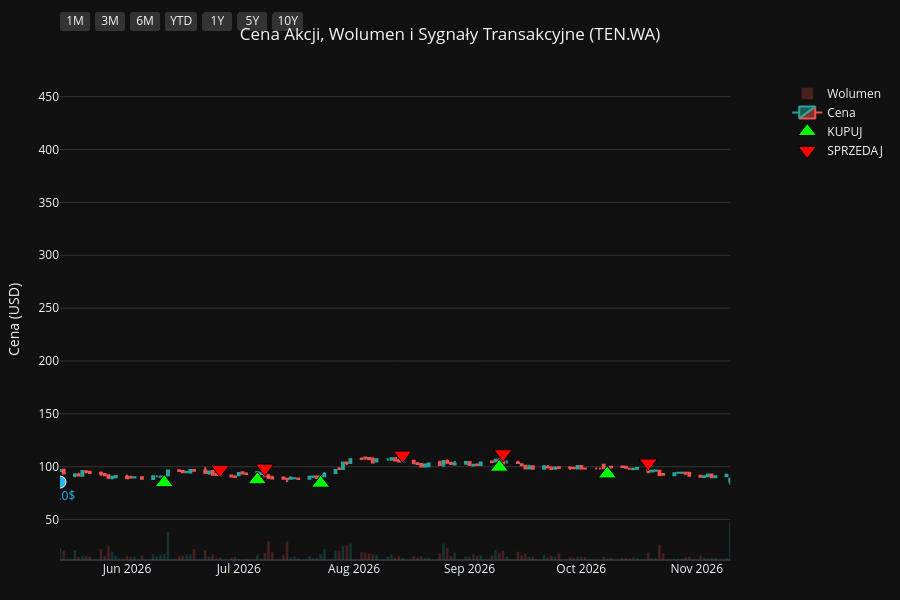
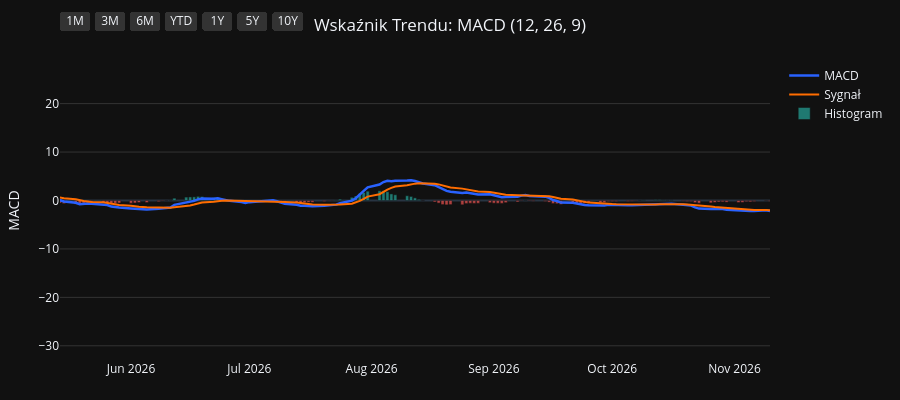
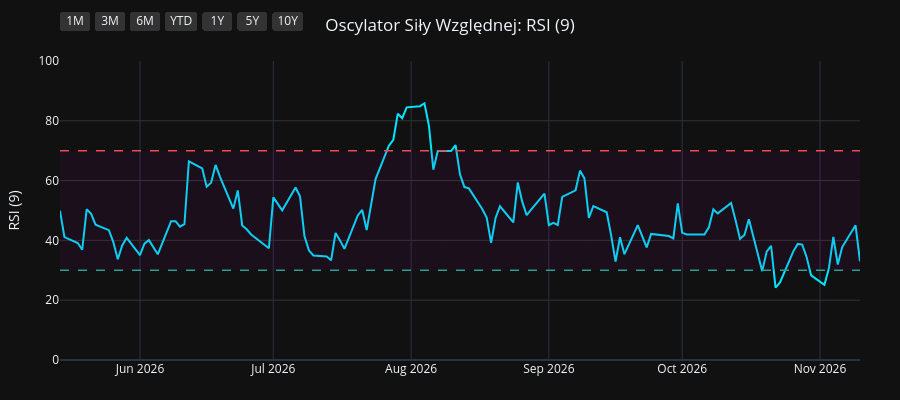
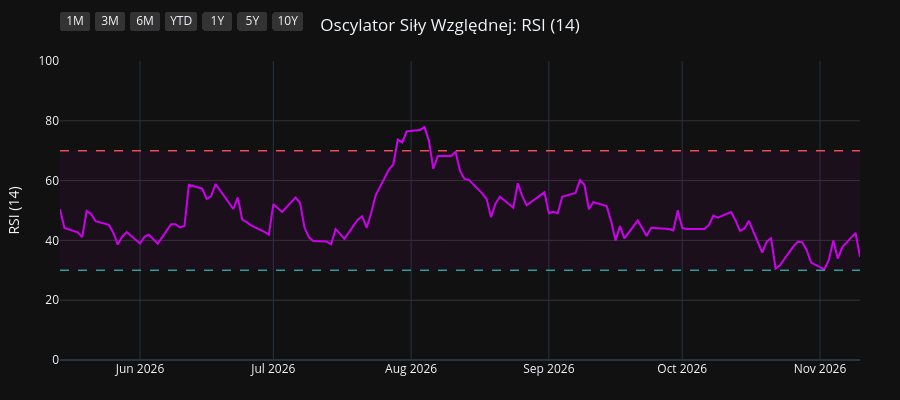

Source (notebook cell) for these figures, in order:
### Code cell
import os
import yfinance as yf
import pandas as pd
import pandas_ta as ta
import plotly.graph_objects as go
from plotly.subplots import make_subplots

# 1. Pobranie i przygotowanie danych
symbol = os.environ.get("STOCK_TICKER", "").strip().upper()
if not symbol:
    raise RuntimeError("Set STOCK_TICKER before running price_extractor.ipynb")
df = yf.Ticker(symbol).history(period="10y")
df.index = df.index.tz_localize(None)

# Wskaźniki i sygnały
df.ta.macd(fast=12, slow=26, signal=9, append=True)
df.ta.rsi(length=9, append=True)
df.ta.rsi(length=14, append=True)
df.ta.rsi(length=21, append=True)
df.dropna(inplace=True)

macd = df['MACD_12_26_9']
signal = df['MACDs_12_26_9']
wczorajszy_macd = macd.shift(1)
wczorajszy_signal = signal.shift(1)

df['Decyzja'] = 'BRAK'
df.loc[(macd > signal) & (wczorajszy_macd <= wczorajszy_signal), 'Decyzja'] = 'KUPUJ'
df.loc[(macd < signal) & (wczorajszy_macd >= wczorajszy_signal), 'Decyzja'] = 'SPRZEDAJ'

df_kupuj = df[df['Decyzja'] == 'KUPUJ']
df_sprzedaj = df[df['Decyzja'] == 'SPRZEDAJ']
df_dywidendy = df[df['Dividends'] > 0]
df_splity = df[df['Stock Splits'] > 0]

# Wspólna konfiguracja osi X
konfiguracja_osi_x = dict(
    type="date",
    showspikes=True, spikemode="across", spikesnap="cursor", spikedash="dot", spikecolor="#ffffff", spikethickness=1, hoverformat="%Y-%m-%d",
    rangeselector=dict(
        buttons=list([
            dict(count=1, label="1M", step="month", stepmode="backward"),
            dict(count=3, label="3M", step="month", stepmode="backward"),
            dict(count=6, label="6M", step="month", stepmode="backward"),
            dict(count=1, label="YTD", step="year", stepmode="todate"),
            dict(count=1, label="1Y", step="year", stepmode="backward"),
            dict(count=5, label="5Y", step="year", stepmode="backward"),
            dict(step="all", label="10Y")
        ]),
        bgcolor="#333333", activecolor="#2962ff", x=0, y=1.1
    )
)

# ==========================================
# WYKRES 1: CENA + WOLUMEN + SYGNAŁY
# ==========================================
fig1 = make_subplots(specs=[[{"secondary_y": True}]])

kolory_wolumenu = ['#26a69a' if row['Close'] >= row['Open'] else '#ef5350' for index, row in df.iterrows()]
fig1.add_trace(go.Bar(x=df.index, y=df['Volume'], marker_color=kolory_wolumenu, opacity=0.25, name='Wolumen'), secondary_y=True)
fig1.add_trace(go.Candlestick(x=df.index, open=df['Open'], high=df['High'], low=df['Low'], close=df['Close'], name='Cena', increasing_line_color='#26a69a', decreasing_line_color='#ef5350'), secondary_y=False)
fig1.add_trace(go.Scatter(x=df_kupuj.index, y=df_kupuj['Low'] * 0.95, customdata=df_kupuj[['Low', 'High']], mode='markers', marker=dict(symbol='triangle-up', size=16, color='#00ff00', line=dict(width=1, color='black')), name='KUPUJ', hovertemplate='KUPUJ<br>Najniższa: %{customdata[0]:.2f}<br>Najwyższa: %{customdata[1]:.2f}<extra></extra>'), secondary_y=False)
fig1.add_trace(go.Scatter(x=df_sprzedaj.index, y=df_sprzedaj['High'] * 1.05, customdata=df_sprzedaj[['Low', 'High']], mode='markers', marker=dict(symbol='triangle-down', size=16, color='#ff0000', line=dict(width=1, color='black')), name='SPRZEDAJ', hovertemplate='SPRZEDAJ<br>Najniższa: %{customdata[0]:.2f}<br>Najwyższa: %{customdata[1]:.2f}<extra></extra>'), secondary_y=False)

if not df_dywidendy.empty:
    fig1.add_trace(go.Scatter(x=df_dywidendy.index, y=df_dywidendy['Low'] * 0.90, mode='markers+text', marker=dict(symbol='circle', size=12, color='#29b6f6', line=dict(width=1, color='white')), text=df_dywidendy['Dividends'].apply(lambda x: f"{x}$"), textposition="bottom center", name='Dywidenda', showlegend=False, hovertemplate='Dywidenda: %{text}<extra></extra>', textfont=dict(color="#29b6f6")), secondary_y=False)
if not df_splity.empty:
                    fig1.add_trace(go.Scatter(x=df_splity.index, y=df_splity['High'], mode='markers+text', marker=dict(symbol='star', size=16, color='#ffee58', line=dict(width=1, color='black')), text=df_splity['Stock Splits'].apply(lambda x: f"{x:g}:1" if x >= 1 else f"1:{1 / x:g}"), textposition="top center", name='Split', hovertemplate='%{text}<extra></extra>', textfont=dict(color="#ffee58")), secondary_y=False)

fig1.update_layout(title=dict(text=f"Cena Akcji, Wolumen i Sygnały Transakcyjne ({symbol})", x=0.5, xanchor='center'), dragmode='pan', xaxis_rangeslider_visible=False, template='plotly_dark', height=600, hovermode='x unified', margin=dict(l=60, r=40, t=60, b=40))
fig1.update_xaxes(**konfiguracja_osi_x)
fig1.update_xaxes(range=[df.index.max() - pd.Timedelta(days=180), df.index.max()])
fig1.update_yaxes(title_text="Cena (USD)", secondary_y=False, gridcolor='#333333')
fig1.update_yaxes(range=[0, df['Volume'].max() * 4], showgrid=False, showticklabels=False, secondary_y=True)
fig1.show(config={'scrollZoom': True})

# ==========================================
# WYKRES 2: WSKAŹNIK MACD
# ==========================================
fig2 = go.Figure()
fig2.add_trace(go.Scatter(x=df.index, y=df['MACD_12_26_9'], line=dict(color='#2962ff', width=2.5), name='MACD'))
fig2.add_trace(go.Scatter(x=df.index, y=df['MACDs_12_26_9'], line=dict(color='#ff6d00', width=2), name='Sygnał'))
kolory_macd = ['#26a69a' if val >= 0 else '#ef5350' for val in df['MACDh_12_26_9']]
fig2.add_trace(go.Bar(x=df.index, y=df['MACDh_12_26_9'], marker_color=kolory_macd, name='Histogram', opacity=0.7))
fig2.update_layout(title=dict(text="Wskaźnik Trendu: MACD (12, 26, 9)", x=0.5, xanchor='center'), dragmode='pan', xaxis_rangeslider_visible=False, template='plotly_dark', height=400, hovermode='x unified', margin=dict(l=60, r=40, t=60, b=40))
fig2.update_xaxes(**konfiguracja_osi_x)
fig2.update_xaxes(range=[df.index.max() - pd.Timedelta(days=180), df.index.max()])
fig2.update_yaxes(title_text="MACD", gridcolor='#333333')
fig2.show(config={'scrollZoom': True})

# ==========================================
# WYKRES 3: OSCYLATOR RSI (9)
# ==========================================
fig3 = go.Figure()
fig3.add_trace(go.Scatter(x=df.index, y=df['RSI_9'], line=dict(color='#00e5ff', width=2), name='RSI (9)'))
fig3.add_hline(y=70, line_dash="dash", line_color="#ef5350", line_width=1.5)
fig3.add_hline(y=30, line_dash="dash", line_color="#26a69a", line_width=1.5)
fig3.add_hrect(y0=30, y1=70, line_width=0, fillcolor="purple", opacity=0.1)
fig3.update_layout(title=dict(text="Oscylator Siły Względnej: RSI (9)", x=0.5, xanchor='center'), dragmode='pan', xaxis_rangeslider_visible=False, template='plotly_dark', height=400, hovermode='x unified', margin=dict(l=60, r=40, t=60, b=40))
fig3.update_xaxes(**konfiguracja_osi_x)
fig3.update_xaxes(range=[df.index.max() - pd.Timedelta(days=180), df.index.max()])
fig3.update_yaxes(title_text="RSI (9)", range=[0, 100], gridcolor='#333333')
fig3.show(config={'scrollZoom': True})

# ==========================================
# WYKRES 4: OSCYLATOR RSI (14)
# ==========================================
fig4 = go.Figure()
fig4.add_trace(go.Scatter(x=df.index, y=df['RSI_14'], line=dict(color='#d500f9', width=2), name='RSI (14)'))
fig4.add_hline(y=70, line_dash="dash", line_color="#ef5350", line_width=1.5)
fig4.add_hline(y=30, line_dash="dash", line_color="#26a69a", line_width=1.5)
fig4.add_hrect(y0=30, y1=70, line_width=0, fillcolor="purple", opacity=0.1)
fig4.update_layout(title=dict(text="Oscylator Siły Względnej: RSI (14)", x=0.5, xanchor='center'), dragmode='pan', xaxis_rangeslider_visible=False, template='plotly_dark', height=400, hovermode='x unified', margin=dict(l=60, r=40, t=60, b=40))
fig4.update_xaxes(**konfiguracja_osi_x)
fig4.update_xaxes(range=[df.index.max() - pd.Timedelta(days=180), df.index.max()])
fig4.update_yaxes(title_text="RSI (14)", range=[0, 100], gridcolor='#333333')
fig4.show(config={'scrollZoom': True})

# ==========================================
# WYKRES 5: OSCYLATOR RSI (21)
# ==========================================
fig5 = go.Figure()
fig5.add_trace(go.Scatter(x=df.index, y=df['RSI_21'], line=dict(color='#64dd17', width=2), name='RSI (21)'))
fig5.add_hline(y=70, line_dash="dash", line_color="#ef5350", line_width=1.5)
fig5.add_hline(y=30, line_dash="dash", line_color="#26a69a", line_width=1.5)
fig5.add_hrect(y0=30, y1=70, line_width=0, fillcolor="purple", opacity=0.1)
fig5.update_layout(title=dict(text="Oscylator Siły Względnej: RSI (21)", x=0.5, xanchor='center'), dragmode='pan', xaxis_rangeslider_visible=False, template='plotly_dark', height=400, hovermode='x unified', margin=dict(l=60, r=40, t=60, b=40))
fig5.update_xaxes(**konfiguracja_osi_x)
fig5.update_xaxes(range=[df.index.max() - pd.Timedelta(days=180), df.index.max()])
fig5.update_yaxes(title_text="RSI (21)", range=[0, 100], gridcolor='#333333')
fig5.show(config={'scrollZoom': True})

### Figure 1 — Plotly figure (JSON) as saved in the notebook; plotly's stock layout.template omitted (floating-point values rounded to 4 significant figures; data arrays with more than 128 entries replaced by an {"elided": "..."} marker saying what was removed)
{"data": [{"marker": {"color": {"elided": "2025 str values"}}, "name": "Wolumen", "opacity": 0.25, "type": "bar", "x": {"elided": "2025 str values"}, "xaxis": "x", "y": {"elided": "2025 int values"}, "yaxis": "y2"}, {"close": {"elided": "2025 float values"}, "decreasing": {"line": {"color": "#ef5350"}}, "high": {"elided": "2025 float values"}, "increasing": {"line": {"color": "#26a69a"}}, "low": {"elided": "2025 float values"}, "name": "Cena", "open": {"elided": "2025 float values"}, "type": "candlestick", "x": {"elided": "2025 str values"}, "xaxis": "x", "yaxis": "y"}, {"customdata": {"elided": "76x2 float values"}, "hovertemplate": "KUPUJ<br>Najniższa: %{customdata[0]:.2f}<br>Najwyższa: %{customdata[1]:.2f}<extra></extra>", "marker": {"color": "#00ff00", "line": {"color": "black", "width": 1}, "size": 16, "symbol": "triangle-up"}, "mode": "markers", "name": "KUPUJ", "type": "scatter", "x": ["2018-11-22T00:00:00", "2018-12-28T00:00:00", "2019-02-22T00:00:00", "2019-04-01T00:00:00", "2019-04-26T00:00:00", "2019-05-08T00:00:00", "2019-06-27T00:00:00", "2019-07-25T00:00:00", "2019-08-21T00:00:00", "2019-09-20T00:00:00", "2019-10-09T00:00:00", "2019-11-04T00:00:00", "2019-11-22T00:00:00", "2019-12-05T00:00:00", "2019-12-10T00:00:00", "2020-01-08T00:00:00", "2020-02-11T00:00:00", "2020-02-21T00:00:00", "2020-03-03T00:00:00", "2020-03-24T00:00:00", "2020-05-21T00:00:00", "2020-06-19T00:00:00", "2020-07-06T00:00:00", "2020-08-12T00:00:00", "2020-09-17T00:00:00", "2020-09-29T00:00:00", "2020-12-23T00:00:00", "2021-01-28T00:00:00", "2021-03-24T00:00:00", "2021-05-18T00:00:00", "2021-07-21T00:00:00", "2021-07-30T00:00:00", "2021-09-06T00:00:00", "2021-11-03T00:00:00", "2021-12-22T00:00:00", "2022-02-10T00:00:00", "2022-02-28T00:00:00", "2022-04-28T00:00:00", "2022-06-17T00:00:00", "2022-07-07T00:00:00", "2022-07-19T00:00:00", "2022-08-04T00:00:00", "2022-08-29T00:00:00", "2022-09-09T00:00:00", "2022-10-05T00:00:00", "2022-10-27T00:00:00", "2023-01-09T00:00:00", "2023-02-28T00:00:00", "2023-04-21T00:00:00", "2023-07-14T00:00:00", "2023-08-28T00:00:00", "2023-11-03T00:00:00", "2024-01-24T00:00:00", "2024-03-26T00:00:00", "2024-05-14T00:00:00", "2024-06-24T00:00:00", "2024-07-31T00:00:00", "2024-11-12T00:00:00", "2024-11-18T00:00:00", "2024-11-21T00:00:00", "2025-01-03T00:00:00", "2025-03-19T00:00:00", "2025-04-11T00:00:00", "2025-05-23T00:00:00", "2025-07-31T00:00:00", "2025-08-07T00:00:00", "2025-09-19T00:00:00", "2025-09-30T00:00:00", "2025-12-29T00:00:00", "2026-03-05T00:00:00", "2026-04-08T00:00:00", "2026-06-11T00:00:00", "2026-07-06T00:00:00", "2026-07-23T00:00:00", "2026-09-09T00:00:00", "2026-10-08T00:00:00"], "xaxis": "x", "y": [43.99, 43.99, 50.86, 59.66, 71.66, 70.5, 73.76, 73.76, 67.52, 82.75, 85.27, 95.94, 104.3, 106.5, 106.1, 127.7, 159.8, 162.8, 166.1, 160.7, 295.3, 314.8, 342.6, 338.4, 329.9, 337.2, 300.3, 296.1, 305.1, 244.9, 311.5, 326.9, 330.6, 209.7, 204.5, 148.1, 119.0, 94.49, 65.92, 67.66, 68.06, 62.74, 64.41, 66.66, 68.73, 63.34, 91.69, 86.33, 53.27, 57.99, 55.96, 60.5, 69.99, 66.28, 62.75, 59.77, 61.34, 59.27, 55.63, 56.36, 54.8, 58.1, 63.81, 72.67, 69.13, 67.93, 72.06, 72.06, 74.72, 89.77, 89.43, 84.93, 87.69, 84.41, 99.56, 93.19], "yaxis": "y"}, {"customdata": {"elided": "77x2 float values"}, "hovertemplate": "SPRZEDAJ<br>Najniższa: %{customdata[0]:.2f}<br>Najwyższa: %{customdata[1]:.2f}<extra></extra>", "marker": {"color": "#ff0000", "line": {"color": "black", "width": 1}, "size": 16, "symbol": "triangle-down"}, "mode": "markers", "name": "SPRZEDAJ", "type": "scatter", "x": ["2018-11-21T00:00:00", "2018-12-06T00:00:00", "2019-01-25T00:00:00", "2019-03-26T00:00:00", "2019-04-16T00:00:00", "2019-05-07T00:00:00", "2019-05-21T00:00:00", "2019-07-09T00:00:00", "2019-08-05T00:00:00", "2019-09-16T00:00:00", "2019-09-23T00:00:00", "2019-10-24T00:00:00", "2019-11-14T00:00:00", "2019-11-27T00:00:00", "2019-12-09T00:00:00", "2019-12-26T00:00:00", "2020-01-29T00:00:00", "2020-02-14T00:00:00", "2020-02-25T00:00:00", "2020-03-10T00:00:00", "2020-05-14T00:00:00", "2020-05-28T00:00:00", "2020-06-29T00:00:00", "2020-07-14T00:00:00", "2020-08-25T00:00:00", "2020-09-23T00:00:00", "2020-10-28T00:00:00", "2021-01-15T00:00:00", "2021-02-23T00:00:00", "2021-04-13T00:00:00", "2021-07-20T00:00:00", "2021-07-28T00:00:00", "2021-08-06T00:00:00", "2021-09-20T00:00:00", "2021-12-15T00:00:00", "2022-01-19T00:00:00", "2022-02-21T00:00:00", "2022-04-04T00:00:00", "2022-05-24T00:00:00", "2022-07-06T00:00:00", "2022-07-12T00:00:00", "2022-07-27T00:00:00", "2022-08-24T00:00:00", "2022-08-30T00:00:00", "2022-09-23T00:00:00", "2022-10-10T00:00:00", "2022-12-12T00:00:00", "2023-01-19T00:00:00", "2023-03-10T00:00:00", "2023-06-30T00:00:00", "2023-07-27T00:00:00", "2023-09-22T00:00:00", "2023-12-21T00:00:00", "2024-02-23T00:00:00", "2024-04-19T00:00:00", "2024-05-29T00:00:00", "2024-07-22T00:00:00", "2024-09-18T00:00:00", "2024-11-15T00:00:00", "2024-11-19T00:00:00", "2024-12-17T00:00:00", "2025-02-21T00:00:00", "2025-04-07T00:00:00", "2025-05-08T00:00:00", "2025-06-05T00:00:00", "2025-08-04T00:00:00", "2025-09-12T00:00:00", "2025-09-23T00:00:00", "2025-10-17T00:00:00", "2026-02-03T00:00:00", "2026-03-18T00:00:00", "2026-04-28T00:00:00", "2026-06-26T00:00:00", "2026-07-08T00:00:00", "2026-08-14T00:00:00", "2026-09-10T00:00:00", "2026-10-19T00:00:00"], "xaxis": "x", "y": [49.58, 51.51, 60.45, 63.43, 74.05, 82.42, 88.73, 82.71, 81.39, 90.4, 96.1, 98.49, 112.8, 117.3, 119.0, 136.5, 167.0, 179.3, 184.9, 194.9, 308.8, 339.9, 368.0, 391.3, 375.3, 367.3, 426.1, 339.9, 357.3, 345.9, 354.5, 361.6, 375.9, 374.9, 231.1, 248.8, 149.3, 141.0, 100.9, 78.41, 79.52, 74.71, 74.34, 75.08, 77.59, 74.71, 104.4, 104.3, 92.9, 64.62, 65.3, 71.05, 80.97, 87.71, 74.82, 72.25, 67.91, 78.16, 63.98, 65.87, 62.25, 66.27, 69.0, 78.24, 83.54, 76.51, 79.64, 80.5, 87.62, 104.9, 99.79, 103.1, 97.49, 98.6, 111.0, 112.2, 103.5], "yaxis": "y"}, {"hovertemplate": "Dywidenda: %{text}<extra></extra>", "marker": {"color": "#29b6f6", "line": {"color": "white", "width": 1}, "size": 12, "symbol": "circle"}, "mode": "markers+text", "name": "Dywidenda", "showlegend": false, "text": ["3.78$", "3.78$", "10.0$", "10.0$", "7.2$", "15.73$", "10.0$"], "textfont": {"color": "#29b6f6"}, "textposition": "bottom center", "type": "scatter", "x": ["2019-06-04T00:00:00", "2020-05-28T00:00:00", "2021-07-02T00:00:00", "2022-06-01T00:00:00", "2023-06-20T00:00:00", "2025-06-18T00:00:00", "2026-05-14T00:00:00"], "xaxis": "x", "y": [70.56, 264.7, 282.6, 75.13, 57.7, 68.18, 85.5], "yaxis": "y"}], "layout": {"dragmode": "pan", "height": 600, "hovermode": "x unified", "margin": {"b": 40, "l": 60, "r": 40, "t": 60}, "title": {"text": "Cena Akcji, Wolumen i Sygnały Transakcyjne (TEN.WA)", "x": 0.5, "xanchor": "center"}, "xaxis": {"anchor": "y", "domain": [0.0, 0.94], "hoverformat": "%Y-%m-%d", "range": ["2026-05-14T00:00:00", "2026-11-10T00:00:00"], "rangeselector": {"activecolor": "#2962ff", "bgcolor": "#333333", "buttons": [{"count": 1, "label": "1M", "step": "month", "stepmode": "backward"}, {"count": 3, "label": "3M", "step": "month", "stepmode": "backward"}, {"count": 6, "label": "6M", "step": "month", "stepmode": "backward"}, {"count": 1, "label": "YTD", "step": "year", "stepmode": "todate"}, {"count": 1, "label": "1Y", "step": "year", "stepmode": "backward"}, {"count": 5, "label": "5Y", "step": "year", "stepmode": "backward"}, {"label": "10Y", "step": "all"}], "x": 0, "y": 1.1}, "rangeslider": {"visible": false}, "showspikes": true, "spikecolor": "#ffffff", "spikedash": "dot", "spikemode": "across", "spikesnap": "cursor", "spikethickness": 1, "type": "date"}, "yaxis": {"anchor": "x", "domain": [0.0, 1.0], "gridcolor": "#333333", "title": {"text": "Cena (USD)"}}, "yaxis2": {"anchor": "x", "overlaying": "y", "range": [0, 1597340], "showgrid": false, "showticklabels": false, "side": "right"}}}

### Figure 2 — Plotly figure (JSON) as saved in the notebook; plotly's stock layout.template omitted (floating-point values rounded to 4 significant figures; data arrays with more than 128 entries replaced by an {"elided": "..."} marker saying what was removed)
{"data": [{"line": {"color": "#2962ff", "width": 2.5}, "name": "MACD", "type": "scatter", "x": {"elided": "2025 str values"}, "y": {"elided": "2025 float values"}}, {"line": {"color": "#ff6d00", "width": 2}, "name": "Sygnał", "type": "scatter", "x": {"elided": "2025 str values"}, "y": {"elided": "2025 float values"}}, {"marker": {"color": {"elided": "2025 str values"}}, "name": "Histogram", "opacity": 0.7, "type": "bar", "x": {"elided": "2025 str values"}, "y": {"elided": "2025 float values"}}], "layout": {"dragmode": "pan", "height": 400, "hovermode": "x unified", "margin": {"b": 40, "l": 60, "r": 40, "t": 60}, "title": {"text": "Wskaźnik Trendu: MACD (12, 26, 9)", "x": 0.5, "xanchor": "center"}, "xaxis": {"hoverformat": "%Y-%m-%d", "range": ["2026-05-14T00:00:00", "2026-11-10T00:00:00"], "rangeselector": {"activecolor": "#2962ff", "bgcolor": "#333333", "buttons": [{"count": 1, "label": "1M", "step": "month", "stepmode": "backward"}, {"count": 3, "label": "3M", "step": "month", "stepmode": "backward"}, {"count": 6, "label": "6M", "step": "month", "stepmode": "backward"}, {"count": 1, "label": "YTD", "step": "year", "stepmode": "todate"}, {"count": 1, "label": "1Y", "step": "year", "stepmode": "backward"}, {"count": 5, "label": "5Y", "step": "year", "stepmode": "backward"}, {"label": "10Y", "step": "all"}], "x": 0, "y": 1.1}, "rangeslider": {"visible": false}, "showspikes": true, "spikecolor": "#ffffff", "spikedash": "dot", "spikemode": "across", "spikesnap": "cursor", "spikethickness": 1, "type": "date"}, "yaxis": {"gridcolor": "#333333", "title": {"text": "MACD"}}}}

### Figure 3 — Plotly figure (JSON) as saved in the notebook; plotly's stock layout.template omitted (floating-point values rounded to 4 significant figures; data arrays with more than 128 entries replaced by an {"elided": "..."} marker saying what was removed)
{"data": [{"line": {"color": "#00e5ff", "width": 2}, "name": "RSI (9)", "type": "scatter", "x": {"elided": "2025 str values"}, "y": {"elided": "2025 float values"}}], "layout": {"dragmode": "pan", "height": 400, "hovermode": "x unified", "margin": {"b": 40, "l": 60, "r": 40, "t": 60}, "shapes": [{"line": {"color": "#ef5350", "dash": "dash", "width": 1.5}, "type": "line", "x0": 0, "x1": 1, "xref": "x domain", "y0": 70, "y1": 70, "yref": "y"}, {"line": {"color": "#26a69a", "dash": "dash", "width": 1.5}, "type": "line", "x0": 0, "x1": 1, "xref": "x domain", "y0": 30, "y1": 30, "yref": "y"}, {"fillcolor": "purple", "line": {"width": 0}, "opacity": 0.1, "type": "rect", "x0": 0, "x1": 1, "xref": "x domain", "y0": 30, "y1": 70, "yref": "y"}], "title": {"text": "Oscylator Siły Względnej: RSI (9)", "x": 0.5, "xanchor": "center"}, "xaxis": {"hoverformat": "%Y-%m-%d", "range": ["2026-05-14T00:00:00", "2026-11-10T00:00:00"], "rangeselector": {"activecolor": "#2962ff", "bgcolor": "#333333", "buttons": [{"count": 1, "label": "1M", "step": "month", "stepmode": "backward"}, {"count": 3, "label": "3M", "step": "month", "stepmode": "backward"}, {"count": 6, "label": "6M", "step": "month", "stepmode": "backward"}, {"count": 1, "label": "YTD", "step": "year", "stepmode": "todate"}, {"count": 1, "label": "1Y", "step": "year", "stepmode": "backward"}, {"count": 5, "label": "5Y", "step": "year", "stepmode": "backward"}, {"label": "10Y", "step": "all"}], "x": 0, "y": 1.1}, "rangeslider": {"visible": false}, "showspikes": true, "spikecolor": "#ffffff", "spikedash": "dot", "spikemode": "across", "spikesnap": "cursor", "spikethickness": 1, "type": "date"}, "yaxis": {"gridcolor": "#333333", "range": [0, 100], "title": {"text": "RSI (9)"}}}}

### Figure 4 — Plotly figure (JSON) as saved in the notebook; plotly's stock layout.template omitted (floating-point values rounded to 4 significant figures; data arrays with more than 128 entries replaced by an {"elided": "..."} marker saying what was removed)
{"data": [{"line": {"color": "#d500f9", "width": 2}, "name": "RSI (14)", "type": "scatter", "x": {"elided": "2025 str values"}, "y": {"elided": "2025 float values"}}], "layout": {"dragmode": "pan", "height": 400, "hovermode": "x unified", "margin": {"b": 40, "l": 60, "r": 40, "t": 60}, "shapes": [{"line": {"color": "#ef5350", "dash": "dash", "width": 1.5}, "type": "line", "x0": 0, "x1": 1, "xref": "x domain", "y0": 70, "y1": 70, "yref": "y"}, {"line": {"color": "#26a69a", "dash": "dash", "width": 1.5}, "type": "line", "x0": 0, "x1": 1, "xref": "x domain", "y0": 30, "y1": 30, "yref": "y"}, {"fillcolor": "purple", "line": {"width": 0}, "opacity": 0.1, "type": "rect", "x0": 0, "x1": 1, "xref": "x domain", "y0": 30, "y1": 70, "yref": "y"}], "title": {"text": "Oscylator Siły Względnej: RSI (14)", "x": 0.5, "xanchor": "center"}, "xaxis": {"hoverformat": "%Y-%m-%d", "range": ["2026-05-14T00:00:00", "2026-11-10T00:00:00"], "rangeselector": {"activecolor": "#2962ff", "bgcolor": "#333333", "buttons": [{"count": 1, "label": "1M", "step": "month", "stepmode": "backward"}, {"count": 3, "label": "3M", "step": "month", "stepmode": "backward"}, {"count": 6, "label": "6M", "step": "month", "stepmode": "backward"}, {"count": 1, "label": "YTD", "step": "year", "stepmode": "todate"}, {"count": 1, "label": "1Y", "step": "year", "stepmode": "backward"}, {"count": 5, "label": "5Y", "step": "year", "stepmode": "backward"}, {"label": "10Y", "step": "all"}], "x": 0, "y": 1.1}, "rangeslider": {"visible": false}, "showspikes": true, "spikecolor": "#ffffff", "spikedash": "dot", "spikemode": "across", "spikesnap": "cursor", "spikethickness": 1, "type": "date"}, "yaxis": {"gridcolor": "#333333", "range": [0, 100], "title": {"text": "RSI (14)"}}}}
